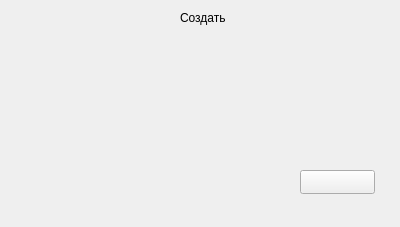
<?xml version="1.0" encoding="UTF-8"?>
<ui version="4.0">
 <class>Form</class>
 <widget class="QWidget" name="Form">
  <property name="geometry">
   <rect>
    <x>0</x>
    <y>0</y>
    <width>400</width>
    <height>227</height>
   </rect>
  </property>
  <property name="windowTitle">
   <string>Form</string>
  </property>
  <widget class="QLabel" name="label">
   <property name="geometry">
    <rect>
     <x>180</x>
     <y>10</y>
     <width>49</width>
     <height>16</height>
    </rect>
   </property>
   <property name="text">
    <string>Создать</string>
   </property>
  </widget>
  <widget class="QPushButton" name="pushButton">
   <property name="geometry">
    <rect>
     <x>300</x>
     <y>170</y>
     <width>75</width>
     <height>24</height>
    </rect>
   </property>
   <property name="text">
    <string/>
   </property>
  </widget>
 </widget>
 <resources/>
 <connections/>
</ui>
